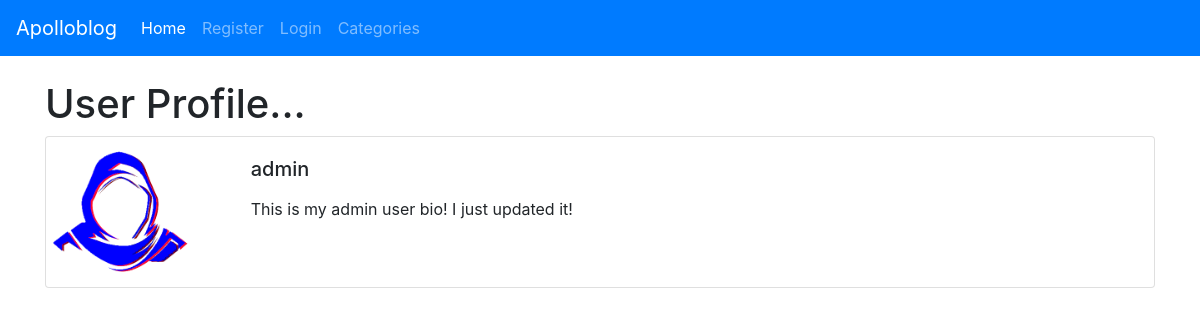
/members/1/profile/, run on the app's committed database.
### blogroot/models.py (models this page shows, shortened)
class Profile(models.Model):
	user = models.OneToOneField(User, null=True, on_delete=models.CASCADE)
	bio = models.TextField()
	profile_pic = models.ImageField(null=True, blank=True, upload_to="images/profile/")
	website_url = models.CharField(max_length=255, null=True, blank=True,)
	FB_url = models.CharField(max_length=255, null=True, blank=True,)
	twitter_url = models.CharField(max_length=255, null=True, blank=True,)
	instagram_url = models.CharField(max_length=255, null=True, blank=True,)
	pinterest_url = models.CharField(max_length=255, null=True, blank=True,)
	def __str__(self):
		return str(self.user)

### members/views.py (the view)
# urls.py: path('<int:pk>/profile/', ShowProfilePageView.as_view(), name='show_profile_page'),
class ShowProfilePageView(DetailView):
	model = Profile
	template_name = 'registration/user_profile.html'
	def get_context_data(self, *args, **kwargs):
		cat_menu = Profile.objects.all()
		context = super(ShowProfilePageView, self).get_context_data(*args, **kwargs)
		page_user = get_object_or_404(Profile, id=self.kwargs['pk'])
		context["page_user"] = page_user
		return context

### members/templates/registration/user_profile.html (shortened to what this page needs)
{% extends 'base.html' %}
{% load static %}
{% block content %}
<h1> User Profile... </h1>
<div class="card mb-3">
  <div class="row no-gutters">
  	<div class="col-md-2">
{% if page_user.profile_pic %}
  	<img src= "{{ page_user.profile_pic.url}}"
  	width=150 height=150 class="rounded-circle">
{% else %}
  	 <img src="{% static 'theblog/images/default.png' %}">
{% endif %}
</div>
<div class="col-md-10">
  <div class="card-body">
<h5 class="card-title">
   {{ page_user.user.username }}
</h5>
    <p class="card-text">
    {{ page_user.bio }}
</p>
  </div>
</div>
</div>
</div>
{% endblock %}

### data on the page
Profile: profile_pic (picture), user.username "admin", bio "This is my admin user bio! I just updated it!"
